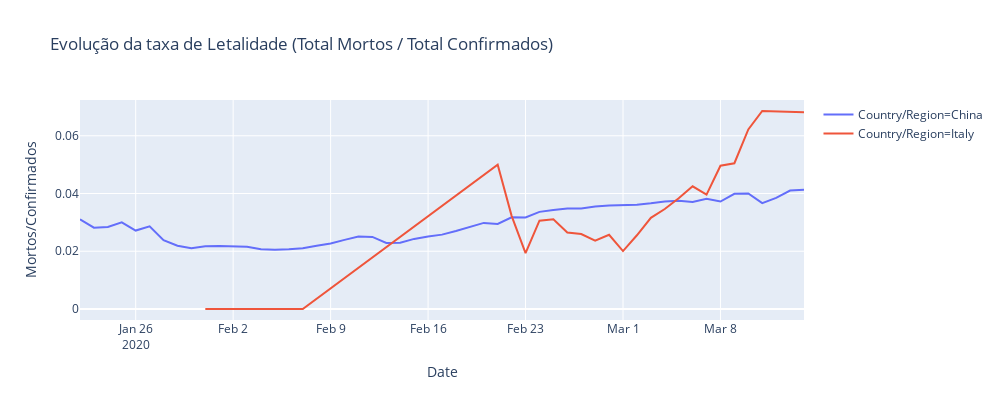

Notebook source saved alongside this figure:
### Code cell
temp = full_table.loc[(full_table['Country/Region']=='Italy') | (full_table['Country/Region']=='China')]
temp = temp.groupby(['Country/Region', 'Date'])['Confirmed', 'Deaths', 'Recovered'].sum()

temp = temp.reset_index()
temp['Mortos/Confirmados'] = temp['Deaths']/temp['Confirmed']


fig = px.line(temp, x="Date", y="Mortos/Confirmados", color='Country/Region',height=400,width=1000,
             title='Evolução da taxa de Letalidade (Total Mortos / Total Confirmados)')
fig.show()

### Figure 1 — Plotly figure (JSON) as saved in the notebook; plotly's stock layout.template omitted (floating-point values rounded to 4 significant figures)
{"data": [{"hoverlabel": {"namelength": 0}, "hovertemplate": "Country/Region=China<br>Date=%{x}<br>Mortos/Confirmados=%{y}", "legendgroup": "Country/Region=China", "line": {"color": "#636efa", "dash": "solid"}, "mode": "lines", "name": "Country/Region=China", "showlegend": true, "type": "scatter", "x": ["2020-01-22", "2020-01-23", "2020-01-24", "2020-01-25", "2020-01-26", "2020-01-27", "2020-01-28", "2020-01-29", "2020-01-30", "2020-01-31", "2020-02-01", "2020-02-02", "2020-02-03", "2020-02-04", "2020-02-05", "2020-02-06", "2020-02-07", "2020-02-08", "2020-02-09", "2020-02-10", "2020-02-11", "2020-02-12", "2020-02-13", "2020-02-14", "2020-02-15", "2020-02-16", "2020-02-17", "2020-02-18", "2020-02-19", "2020-02-20", "2020-02-21", "2020-02-22", "2020-02-23", "2020-02-24", "2020-02-25", "2020-02-26", "2020-02-27", "2020-02-28", "2020-02-29", "2020-03-01", "2020-03-02", "2020-03-03", "2020-03-04", "2020-03-05", "2020-03-06", "2020-03-07", "2020-03-08", "2020-03-09", "2020-03-10", "2020-03-11", "2020-03-12", "2020-03-13", "2020-03-14"], "xaxis": "x", "y": [0.03108, 0.02817, 0.02838, 0.03002, 0.02716, 0.02864, 0.02384, 0.02191, 0.02105, 0.02171, 0.02185, 0.02174, 0.02158, 0.02066, 0.02048, 0.02068, 0.02105, 0.02187, 0.02266, 0.02394, 0.0251, 0.02495, 0.02286, 0.02294, 0.02428, 0.02509, 0.02575, 0.027, 0.02835, 0.02982, 0.02946, 0.03178, 0.03173, 0.03363, 0.03428, 0.03481, 0.03477, 0.0355, 0.0358, 0.03597, 0.03614, 0.03663, 0.03725, 0.03746, 0.03706, 0.03818, 0.03721, 0.0399, 0.04, 0.03666, 0.03849, 0.04101, 0.04127], "yaxis": "y"}, {"hoverlabel": {"namelength": 0}, "hovertemplate": "Country/Region=Italy<br>Date=%{x}<br>Mortos/Confirmados=%{y}", "legendgroup": "Country/Region=Italy", "line": {"color": "#EF553B", "dash": "solid"}, "mode": "lines", "name": "Country/Region=Italy", "showlegend": true, "type": "scatter", "x": ["2020-01-31", "2020-02-07", "2020-02-21", "2020-02-22", "2020-02-23", "2020-02-24", "2020-02-25", "2020-02-26", "2020-02-27", "2020-02-28", "2020-02-29", "2020-03-01", "2020-03-02", "2020-03-03", "2020-03-04", "2020-03-05", "2020-03-06", "2020-03-07", "2020-03-08", "2020-03-09", "2020-03-10", "2020-03-11", "2020-03-14"], "xaxis": "x", "y": [0, 0, 0.05, 0.03226, 0.01935, 0.03057, 0.03106, 0.02649, 0.02595, 0.02365, 0.02571, 0.02007, 0.02554, 0.03157, 0.03464, 0.03836, 0.04249, 0.03961, 0.04963, 0.05048, 0.06217, 0.06857, 0.06811], "yaxis": "y"}], "layout": {"height": 400, "legend": {"tracegroupgap": 0}, "title": {"text": "Evolução da taxa de Letalidade (Total Mortos / Total Confirmados)"}, "width": 1000, "xaxis": {"anchor": "y", "autorange": true, "domain": [0, 1], "range": ["2020-01-22", "2020-03-14"], "title": {"text": "Date"}, "type": "date"}, "yaxis": {"anchor": "x", "autorange": true, "domain": [0, 1], "range": [-0.003809, 0.07238], "title": {"text": "Mortos/Confirmados"}, "type": "linear"}}}
